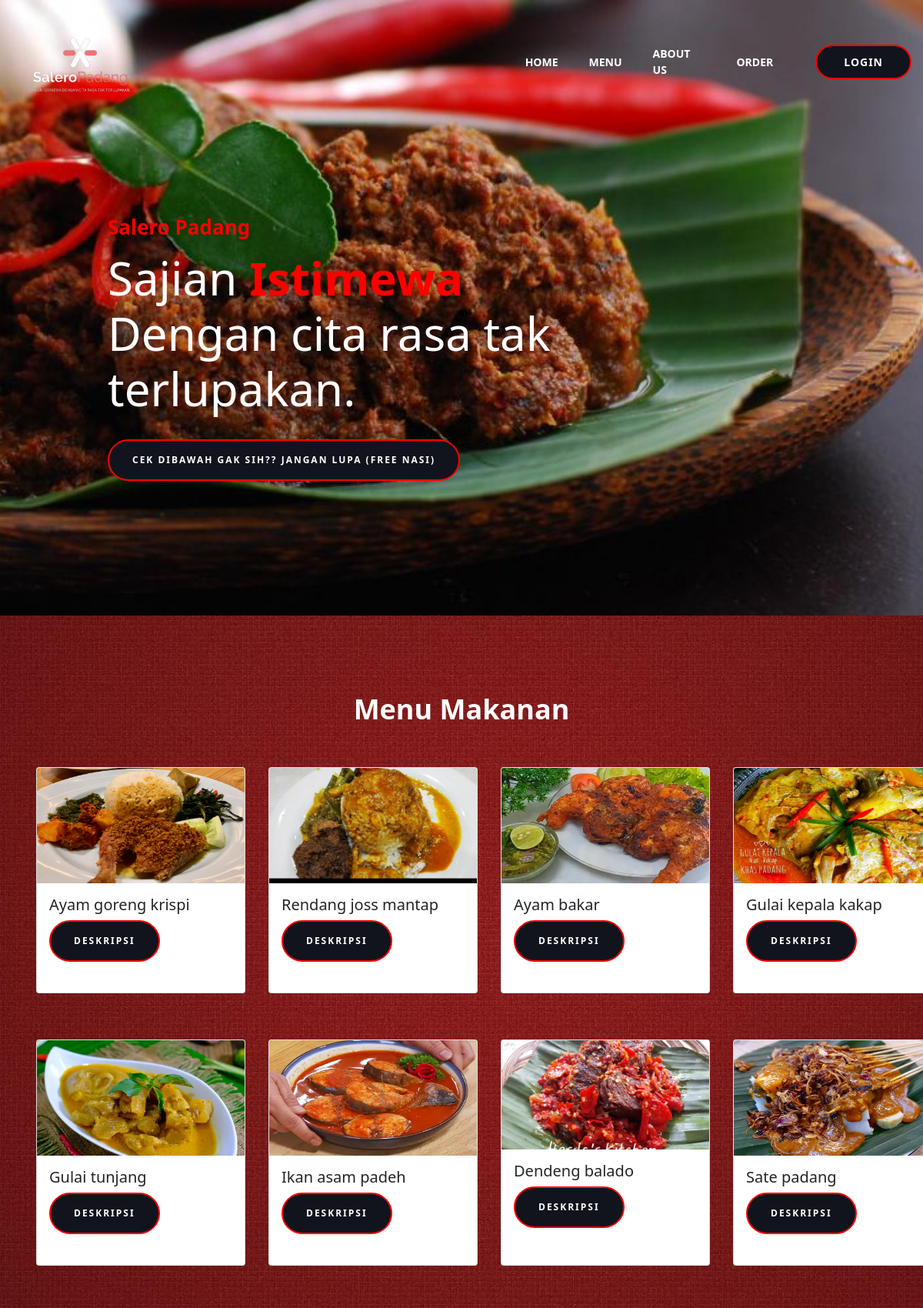
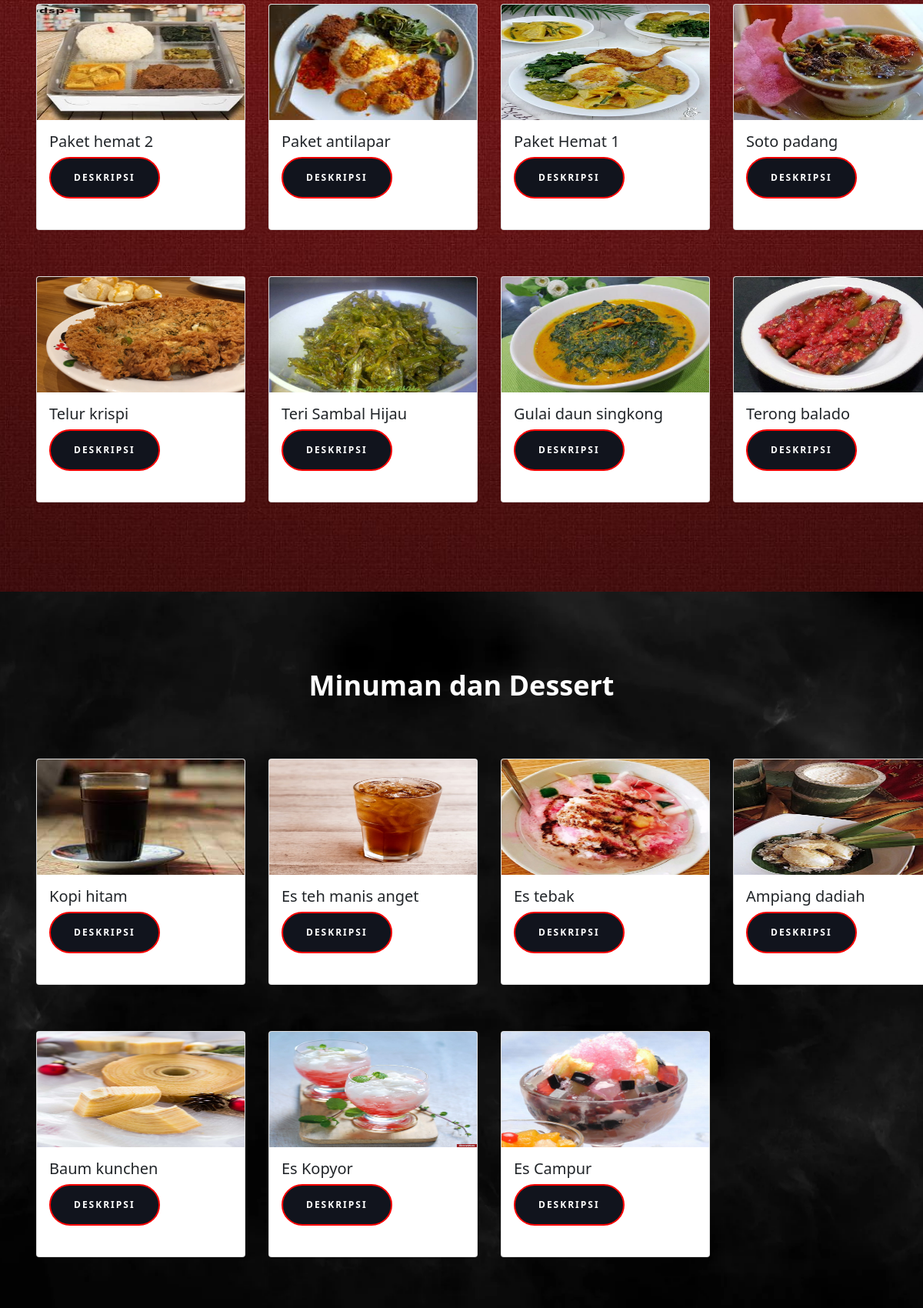
/User/menu.php (upper part), run on the app's committed database (2 pictures, top to bottom).
### User/menu.php (the view, shortened to what this page needs)
<?php
    require "../koneksi.php";
?>
<!DOCTYPE html>
<html lang="en">
<head>
  <link href="https://cdn.jsdelivr.net/npm/bootstrap@5.0.2/dist/css/bootstrap.min.css" rel="stylesheet">
  <link rel="stylesheet" href="../assets/css/style.css">
  <link rel="stylesheet" href="https://cdnjs.cloudflare.com/ajax/libs/aos/2.3.4/aos.css">
</head>
<body id="top" style="background-color: cream;">
  <header class="header" data-header>
    <div class="container">
      <a href="#" class="logo">
        <img src="../img/Logo restoran.png" alt="Logo Kito" style="max-width: 28%;">
      </a>
      <div class="header-actions">
        <?php
          if (isset($_SESSION['ID_user'])) {
              $userID = $_SESSION['ID_user'];
              echo '<a href="../logout.php"><button class="btn btn-primary" data-aos="fade-down">Logout</button></a>';
          } else {
              echo '<a href="../login.php"><button class="btn btn-primary" data-aos="fade-down">Login</button></a>';
          }
        ?>
      </div>
      <nav class="navbar" data-navbar>
        <ul class="navbar-list">
          <li>
          <a href="<?php if (isset($_SESSION['ID_user'])) {
                  echo '../index.php?ID_user=' . $_SESSION['ID_user'];
              } else { echo '../index.php';}?>" class="navbar-link">Home</a>
          </li>
          <li>
            <a href="#" class="navbar-link">Menu</a>
          </li>
          <li>
          <a href="<?php if (isset($_SESSION['ID_user'])) {
                  echo '../aboutus.php?ID_user=' . $_SESSION['ID_user'];
              } else { echo '../aboutus.php';}?>" class="navbar-link">About Us</a>
          </li>
          <li>
            <a href="../User/pesanan.php" class="navbar-link">Order</a>
          </li>
        </ul>
      </nav>
    </div>
  </header>
  <main>
    <article>
    <section class="Banner" data-aos="fade-up">
        <div class="container" data-aos="fade-up">
          <div class="Banner-content" data-aos="fade-up">
            <p class="Banner-subtitle" data-aos="fade-up">Salero Padang</p>
            <h1 class="h1 Banner-title" data-aos="fade-up">
              Sajian <strong>Istimewa</strong> Dengan cita rasa tak terlupakan.
            </h1>
            <button class="btn btn-primary" data-aos="fade-up">
              <span>Cek Dibawah gak sih?? jangan lupa (Free nasi)</span>
            </button>
          </div>
    </section>
    <section class="upcoming" data-aos="fade-up" style="background-image: url('../assets/images/darkred.jpg');">
      <div class="container" data-aos="fade-up">
      <div class="title-wrapper" data-aos="fade-up">
        <h2 class="h2 section-title" data-aos="fade-up"><strong>Menu Makanan</strong></h2>
        <br/>
      </div>
      <ul class="foods-list" data-aos="fade-up">
        <?php
        $recoquery = mysqli_query($conn, "SELECT * FROM `menu reccomended`");
        while ($reco = mysqli_fetch_assoc($recoquery)) {
        ?>
        <div class="card" style="width: 17rem;">
            <img src="../img/<?php echo $reco['Gambar'] ?>" style="max-height: 150px;" alt="Gambar Menu" class="card-img-top">
            <div class="card-body">
                <form action="prosespesanan.php" method="POST">
                <h5 class="card-title"><?php echo $reco['Nama_menu'] ?></h5>
                <p style="display: none;"><?php echo $cardId = $reco['ID_reccomended']; ?></p>
                <button type="button" class="btn btn-primary" onclick="toggleDescription(<?php echo $cardId ?>)">Deskripsi</button>
                <br/>
            </form>
            </div>
        </div>
        <?php
        }
        ?>
      <?php
        $promoquery = mysqli_query($conn, "SELECT * FROM `menu promo`");
        while ($promo = mysqli_fetch_assoc($promoquery)) {
            $cardId = $promo['ID_promo'];
        ?>
        <div class="card" style="width: 17rem;">
            <img src="../img/<?php echo $promo['Gambar'] ?>" style="max-height: 150px;" alt="Gambar Menu" class="card-img-top">
            <div class="card-body">
                <form action="prosespesanan.php" method="POST">
                <h5 class="card-title"><?php echo $promo['Nama_menu'] ?></h5>
                <button class="btn btn-primary" type="button" onclick="toggleDescription(<?php echo $cardId ?>)">Deskripsi</button>
                <br/>
            </form>
            </div>
        </div>
        <?php
        }
        ?>
      </ul>
      </div>
    </section>
    <section class="upcoming" data-aos="fade-up" style="background-image: url('../assets/images/black.webp');">
      <div class="container" data-aos="fade-up">
        <div class="flex-wrapper" data-aos="fade-up">
          <div class="title-wrapper" data-aos="fade-up">
          <h2 class="h2 section-title" data-aos="fade-up"><strong>Minuman dan Dessert</strong></h2>
          </div>
      </div>
      <br/>
      <ul class="foods-list" data-aos="fade-up">
        <?php
        $minumanquery = mysqli_query($conn, "SELECT * FROM `menu minuman`");
        while ($minuman = mysqli_fetch_assoc($minumanquery)) {
            $cardId = $minuman['ID_minuman'];
        ?>
        <div class="card" style="width: 17rem;">
            <img src="../img/<?php echo $minuman['Gambar'] ?>" style="max-height: 150px;" alt="Gambar Menu" class="card-img-top">
            <div class="card-body">
                <form action="prosespesanan.php" method="POST">
                <h5 class="card-title"><?php echo $minuman['Nama_menu'] ?></h5>
                <button class="btn btn-primary" type="button" onclick="toggleDescription(<?php echo $cardId ?>)">Deskripsi</button>
                <br/>
            </form>
            </div>
        </div>
        <?php
        }
        ?>
      </ul>
      </div>
    </section>
    </article>
  </main>
</body>
</html>

### User/menu.php (style rules this page uses)
body { overflow-x: hidden; }

### data on the page
menu reccomended: Gambar (picture), Nama_menu "Ayam goreng krispi"
menu reccomended: Gambar (picture), Nama_menu "Rendang joss mantap"
menu reccomended: Gambar (picture), Nama_menu "Ayam bakar"
menu reccomended: Gambar (picture), Nama_menu "Gulai kepala kakap"
menu reccomended: Gambar (picture), Nama_menu "Gulai tunjang"
menu reccomended: Gambar (picture), Nama_menu "Ikan asam padeh"
menu reccomended: Gambar (picture), Nama_menu "Dendeng balado"
menu reccomended: Gambar (picture), Nama_menu "Sate padang"
menu promo: Gambar (picture), Nama_menu "Paket hemat 2"
menu promo: Gambar (picture), Nama_menu "Paket antilapar"
menu promo: Gambar (picture), Nama_menu "Paket Hemat 1"
menu promo: Gambar (picture), Nama_menu "Soto padang"
menu promo: Gambar (picture), Nama_menu "Telur krispi"
menu promo: Gambar (picture), Nama_menu "Teri Sambal Hijau"
menu promo: Gambar (picture), Nama_menu "Gulai daun singkong"
menu promo: Gambar (picture), Nama_menu "Terong balado"
menu minuman: Gambar (picture), Nama_menu "Kopi hitam"
menu minuman: Gambar (picture), Nama_menu "Es teh manis anget"
menu minuman: Gambar (picture), Nama_menu "Es tebak"
menu minuman: Gambar (picture), Nama_menu "Ampiang dadiah"
menu minuman: Gambar (picture), Nama_menu "Baum kunchen"
menu minuman: Gambar (picture), Nama_menu "Es Kopyor"
menu minuman: Gambar (picture), Nama_menu "Es Campur"
